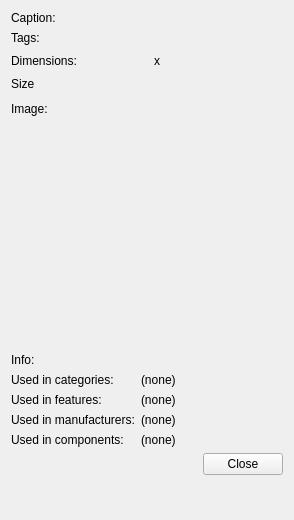
<?xml version="1.0" encoding="UTF-8"?>
<ui version="4.0">
 <class>picture_info_form</class>
 <widget class="QWidget" name="picture_info_form">
  <property name="windowModality">
   <enum>Qt::NonModal</enum>
  </property>
  <property name="geometry">
   <rect>
    <x>0</x>
    <y>0</y>
    <width>294</width>
    <height>520</height>
   </rect>
  </property>
  <property name="windowTitle">
   <string>Picture info</string>
  </property>
  <property name="windowIcon">
   <iconset resource="../configurator.qrc">
    <normaloff>:/images/picture.png</normaloff>:/images/picture.png</iconset>
  </property>
  <property name="action" stdset="0">
   <string>PictureRequest picture {id={id}}</string>
  </property>
  <property name="answer" stdset="0">
   <string>Picture dummy {picture{id={main.id}; caption{{main.caption}}; info{{main.info}}; image{{main.image.base64}}; height{{main.height}}; width{{main.width}}; size{{main.size}}; tags{{main.tags}}; used_categories {{main.used_categories}}; used_features {{main.used_features}}; used_manufacturers {{main.used_manufacturers}}; used_components {{main.used_components}} }; tagwrap[] {id={?};tag{{?}} }</string>
  </property>
  <layout class="QFormLayout" name="formLayout">
   <property name="fieldGrowthPolicy">
    <enum>QFormLayout::AllNonFixedFieldsGrow</enum>
   </property>
   <item row="1" column="0">
    <widget class="QLabel" name="label_description">
     <property name="text">
      <string>Caption:</string>
     </property>
    </widget>
   </item>
   <item row="1" column="1">
    <widget class="QLabel" name="caption">
     <property name="text">
      <string/>
     </property>
    </widget>
   </item>
   <item row="3" column="0">
    <widget class="QLabel" name="tabel_tags">
     <property name="text">
      <string>Tags:</string>
     </property>
    </widget>
   </item>
   <item row="3" column="1">
    <widget class="QLabel" name="tags">
     <property name="text">
      <string/>
     </property>
    </widget>
   </item>
   <item row="4" column="0">
    <widget class="QLabel" name="label_dimensions">
     <property name="text">
      <string>Dimensions:</string>
     </property>
    </widget>
   </item>
   <item row="4" column="1">
    <layout class="QHBoxLayout" name="horizontalLayout_2">
     <item>
      <layout class="QHBoxLayout" name="horizontalLayout_4">
       <item>
        <widget class="QLabel" name="width">
         <property name="text">
          <string/>
         </property>
        </widget>
       </item>
       <item>
        <widget class="QLabel" name="label_ignore">
         <property name="text">
          <string>x</string>
         </property>
        </widget>
       </item>
       <item>
        <widget class="QLabel" name="height">
         <property name="text">
          <string/>
         </property>
        </widget>
       </item>
       <item>
        <spacer name="horizontalSpacer_2">
         <property name="orientation">
          <enum>Qt::Horizontal</enum>
         </property>
         <property name="sizeHint" stdset="0">
          <size>
           <width>40</width>
           <height>20</height>
          </size>
         </property>
        </spacer>
       </item>
      </layout>
     </item>
    </layout>
   </item>
   <item row="6" column="0">
    <widget class="QLabel" name="label_size">
     <property name="text">
      <string>Size</string>
     </property>
    </widget>
   </item>
   <item row="6" column="1">
    <widget class="QLabel" name="size">
     <property name="text">
      <string/>
     </property>
    </widget>
   </item>
   <item row="7" column="0">
    <widget class="QLabel" name="label_image">
     <property name="text">
      <string>Image:</string>
     </property>
    </widget>
   </item>
   <item row="7" column="1">
    <widget class="QLabel" name="image">
     <property name="sizePolicy">
      <sizepolicy hsizetype="Expanding" vsizetype="Fixed">
       <horstretch>0</horstretch>
       <verstretch>0</verstretch>
      </sizepolicy>
     </property>
     <property name="minimumSize">
      <size>
       <width>0</width>
       <height>250</height>
      </size>
     </property>
     <property name="frameShape">
      <enum>QFrame::NoFrame</enum>
     </property>
     <property name="text">
      <string/>
     </property>
     <property name="base64" stdset="0">
      <string/>
     </property>
    </widget>
   </item>
   <item row="8" column="0">
    <widget class="QLabel" name="label_name">
     <property name="text">
      <string>Info:</string>
     </property>
    </widget>
   </item>
   <item row="8" column="1">
    <widget class="QLabel" name="info">
     <property name="text">
      <string/>
     </property>
    </widget>
   </item>
   <item row="10" column="0">
    <widget class="QLabel" name="label_used">
     <property name="text">
      <string>Used in categories:</string>
     </property>
    </widget>
   </item>
   <item row="10" column="1">
    <widget class="QLabel" name="used_categories">
     <property name="text">
      <string>(none)</string>
     </property>
    </widget>
   </item>
   <item row="12" column="0">
    <widget class="QLabel" name="label_used_in_featuers">
     <property name="text">
      <string>Used in features:</string>
     </property>
    </widget>
   </item>
   <item row="12" column="1">
    <widget class="QLabel" name="used_features">
     <property name="text">
      <string>(none)</string>
     </property>
    </widget>
   </item>
   <item row="13" column="0">
    <widget class="QLabel" name="label_3">
     <property name="text">
      <string>Used in manufacturers:</string>
     </property>
    </widget>
   </item>
   <item row="13" column="1">
    <widget class="QLabel" name="used_manufacturers">
     <property name="text">
      <string>(none)</string>
     </property>
    </widget>
   </item>
   <item row="14" column="0">
    <widget class="QLabel" name="label_6">
     <property name="text">
      <string>Used in components:</string>
     </property>
    </widget>
   </item>
   <item row="14" column="1">
    <widget class="QLabel" name="used_components">
     <property name="text">
      <string>(none)</string>
     </property>
    </widget>
   </item>
   <item row="15" column="1">
    <layout class="QHBoxLayout" name="horizontalLayout">
     <item>
      <spacer name="horizontalSpacer">
       <property name="orientation">
        <enum>Qt::Horizontal</enum>
       </property>
       <property name="sizeHint" stdset="0">
        <size>
         <width>40</width>
         <height>20</height>
        </size>
       </property>
      </spacer>
     </item>
     <item>
      <widget class="QPushButton" name="close">
       <property name="text">
        <string>Close</string>
       </property>
       <property name="form" stdset="0">
        <string notr="true">_CLOSE_</string>
       </property>
      </widget>
     </item>
    </layout>
   </item>
  </layout>
 </widget>
 <tabstops>
  <tabstop>close</tabstop>
 </tabstops>
 <resources>
  <include location="../configurator.qrc"/>
 </resources>
 <connections/>
</ui>
